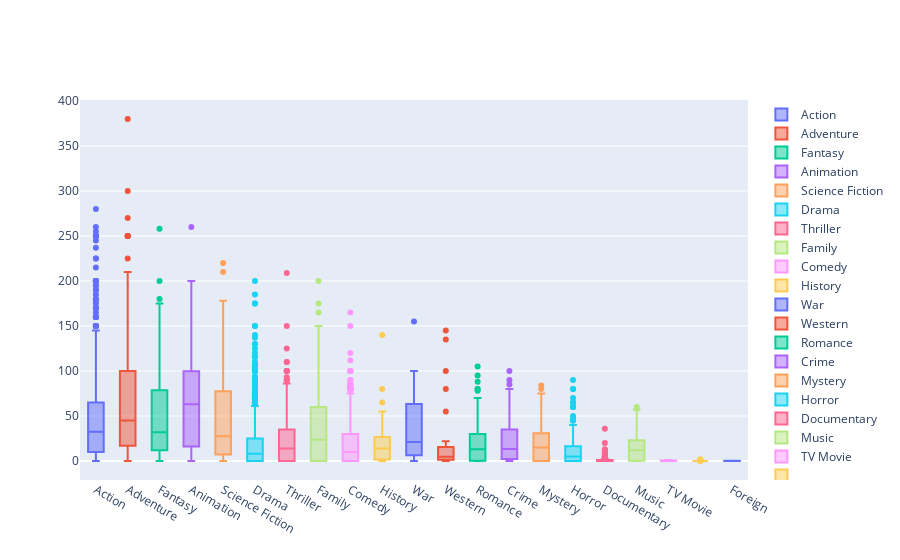

Source (notebook cell):
### Code cell
data = []

for genre in movies.genres.unique():
    data.append(
        go.Box(y=movies[movies.genres==genre].budget, 
               name=genre)
    )
iplot(data, show_link = False)

### Figure 1 — Plotly figure (JSON) as saved in the notebook; plotly's stock layout.template omitted (floating-point values rounded to 4 significant figures; data arrays with more than 128 entries replaced by an {"elided": "..."} marker saying what was removed)
{"data": [{"name": "Action", "type": "box", "y": {"elided": "754 float values"}}, {"name": "Adventure", "type": "box", "y": {"elided": "339 float values"}}, {"name": "Fantasy", "type": "box", "y": [258, 200, 175, 180, 165, 150, 150, 170, 160, 150, 150, 145, 139, 145, 140, 135, 130, 97.25, 135, 105, 100, 84, 65, 90, 90, 84, 80, 80, 90, 78, 75, 0, 70, 65, 65, 60, 66, 80, 57, 54, 50, 55, 54, 50, 50, 60, 50, 48, 46, 50, 50, 42, 0, 40, 40, 40, 15, 35, 35, 27, 0, 0, 70, 32, 0, 30, 30, 25, 0, 0, 30, 28, 26, 25, 25, 25, 0, 24, 24, 25, 22, 22, 22, 20, 20, 20, 15, 18, 18, 40, 19, 13, 15, 0, 15, 0, 13, 12, 12, 11, 11, 10, 0, 5.5, 6, 4.2, 4, 0, 3.5, 3, 0, 2, 0, 0, 1.488, 1.1, 8e-06]}, {"name": "Animation", "type": "box", "y": [260, 200, 200, 200, 185, 180, 200, 175, 175, 150, 150, 150, 150, 145, 145, 130, 135, 135, 127.5, 130, 103, 115, 110, 110, 133, 100, 80, 99, 85, 95, 94, 90, 100, 90, 90, 120, 90, 100, 85, 80, 75, 80, 80, 80, 80, 80, 78, 75, 76, 80, 75, 75, 75, 75, 120, 74, 70, 69, 59, 65, 63, 150, 60, 60, 0, 55, 60, 53, 51, 50, 47, 65, 2.6, 45, 40, 39, 37, 35, 41.68, 32, 30, 30, 0, 30, 0, 28, 30, 30, 35, 0, 0, 0, 24, 22, 21, 30, 0, 8.7, 20, 0, 0, 15, 15, 20, 12.3, 12.52, 12, 19, 0, 10, 9.3, 0, 8, 0, 7.3, 7, 0, 2.28, 7, 0.858, 0, 0, 0]}, {"name": "Science Fiction", "type": "box", "y": [220, 150, 210, 176.0, 178, 170, 155, 150, 150, 130, 130, 125, 130, 115, 113, 125, 105, 110, 90, 90, 82, 75, 80, 80, 75, 75, 70, 65, 70, 70, 60, 83, 50, 50.2, 46, 50, 39, 38, 38, 36, 35, 35, 35, 35, 30, 30, 30, 28, 27, 26, 25, 24, 18, 20, 20, 18, 16.5, 18, 16, 13, 12, 18, 15, 12, 12, 12, 0, 10.5, 10.5, 10, 10, 9, 8, 6.5, 6, 0, 5.1, 5, 2.4, 3, 3, 2.6, 2.5, 0, 0, 0, 0, 1, 0, 0.35, 0.25, 0, 0, 0.075, 0, 0.007]}, {"name": "Drama", "type": "box", "y": {"elided": "1207 float values"}}, {"name": "Thriller", "type": "box", "y": {"elided": "194 float values"}}, {"name": "Family", "type": "box", "y": [200, 175, 165, 150, 150, 132, 123, 120, 100, 45, 75, 50, 74, 73, 65, 60, 60, 60, 55, 50, 36, 31, 35, 34, 28, 27, 25, 0, 25, 22, 20, 20, 0, 0, 19, 21, 18, 0, 0, 17, 0, 13, 0, 5, 0, 0, 0, 3.5, 5, 0, 3, 1.378, 0, 0, 0, 0]}, {"name": "Comedy", "type": "box", "y": {"elided": "1042 float values"}}, {"name": "History", "type": "box", "y": [140, 80, 65, 55, 44, 0, 30, 25.48, 25, 23, 20, 20, 18, 14, 13, 0, 0, 12, 0, 12, 6, 5, 2, 0.6, 0]}, {"name": "War", "type": "box", "y": [155, 100, 68, 68, 70, 58.8, 90, 50, 35, 35, 32, 18, 0, 22.5, 18, 0, 12.5, 0, 20, 10, 9, 3.8, 0, 1.65]}, {"name": "Western", "type": "box", "y": [135, 145, 80, 100, 55, 22, 11, 0, 16, 14, 10, 6, 5.5, 5, 4.639, 3.2, 3, 2.6, 1.8, 1.6, 1.455, 0, 1.2, 1, 0.73, 0, 0.2]}, {"name": "Romance", "type": "box", "y": [105, 95, 88, 80, 0, 70, 66, 50.1, 60, 78.15, 52, 50, 48, 43, 45, 43, 42, 40, 40, 40, 39, 40, 35, 34, 29, 80, 40, 30, 30, 28, 28, 25, 26, 25, 25, 25, 24, 24, 0, 23, 23, 22, 0, 17, 21, 0, 20, 19, 23, 18, 18, 2.7, 16, 0, 14.6, 14, 26, 14, 0, 3.1, 12, 12, 11, 10, 0, 8.5, 7.7, 8, 7, 7, 7, 0, 6.5, 6, 6, 0, 6, 20, 0, 0, 4.5, 3.706, 4, 0, 2, 0, 3, 2.903, 0, 2, 0, 1.5, 1e-06, 1, 0, 0, 0, 0, 0, 0.86, 0.3, 0.00025, 0, 0, 0, 0.065]}, {"name": "Crime", "type": "box", "y": {"elided": "195 float values"}}, {"name": "Mystery", "type": "box", "y": [84, 80, 0, 52, 70, 66, 65, 61, 75, 40, 33, 30, 27, 27, 0, 23, 22, 20, 20, 17.7, 15.5, 0, 15, 15, 15, 12, 10, 3.5, 0, 9, 3.5, 0, 3, 3, 0, 0, 0, 0, 0, 0.06, 0.07]}, {"name": "Horror", "type": "box", "y": {"elided": "300 float values"}}, {"name": "Documentary", "type": "box", "y": [0, 35.87, 20, 13, 12, 10, 9, 9, 0, 6, 6, 0, 5, 5, 0, 0, 0, 3.5, 8, 4, 3, 2.6, 0, 2.5, 0, 0, 0, 2, 2, 2, 2e-06, 0, 0, 0, 0, 0.9, 0, 1, 0, 0, 1, 1, 1, 1, 1, 0.65, 0.913, 0, 0.7, 0, 0, 0, 0.056, 0.55, 0, 0, 2.054, 0.5, 0.5, 0, 0, 0, 0, 0.000218, 0, 0, 0.3, 0, 0, 0.3, 0, 0, 0, 0, 0, 0, 0, 0, 0, 0.16, 0, 0.0001, 0, 0.065, 0.05, 0, 0.05, 0, 0]}, {"name": "Music", "type": "box", "y": [60, 58, 40, 57, 33, 0, 30, 0, 27, 20, 32, 20, 20, 0, 18, 23, 15, 15, 13, 12, 12, 10, 5, 0, 0, 3.7, 2.3, 0.5224, 0, 0.439, 0.3, 0, 0.2, 0]}, {"name": "TV Movie", "type": "box", "y": [0, 0, 1, 0]}, {"name": "", "type": "box", "y": [0, 0, 0, 2, 0, 1e-06, 1.2, 0, 0, 0, 0, 0, 0, 0, 0.5, 0, 0, 0, 0, 0, 0, 0, 0, 0, 0, 0, 0, 0]}, {"name": "Foreign", "type": "box", "y": [0.225, 0]}], "layout": {}}
